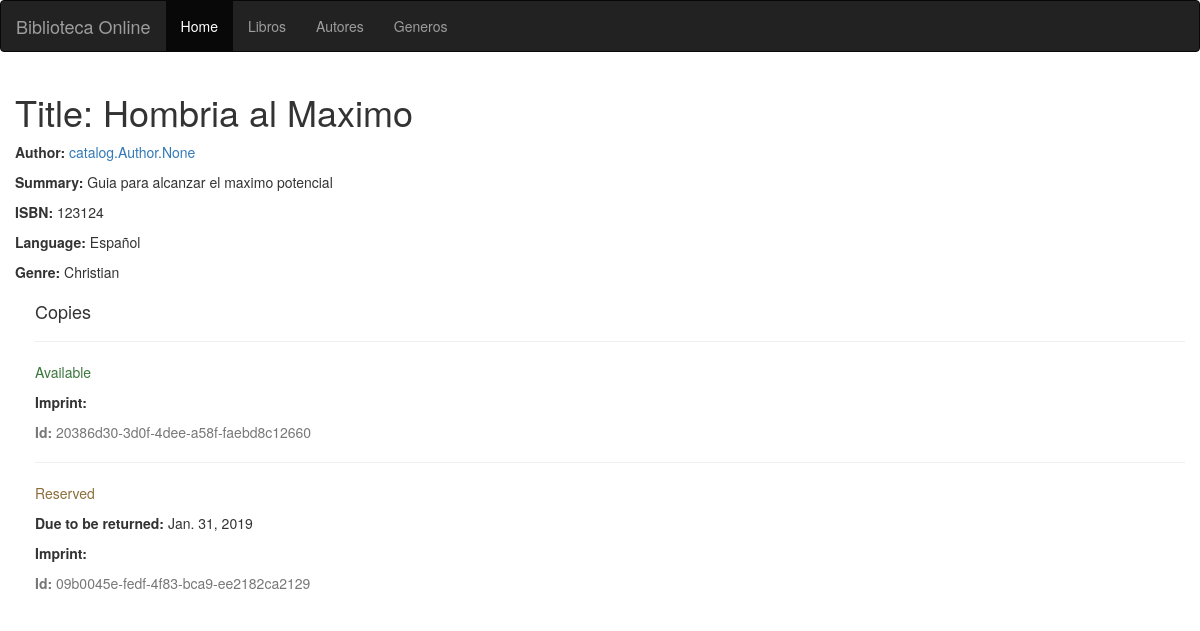
The app's page /catalog/libros/2 with its own data.
### catalog/models.py (models this page shows, shortened)
class Book(models.Model):
    title = models.CharField(max_length=30, help_text="Titulo del Libro")
    summary = models.TextField(max_length=40, help_text="Resumen del Libro")
    imprint = models.CharField(max_length=20)
    isbn = models.CharField('ISBN', max_length=13)
    author = models.ManyToManyField(Author)
    genre = models.ManyToManyField(Genre)
    language = models.ForeignKey(Language, on_delete=models.PROTECT)

class Language(models.Model):
    name = models.CharField(max_length=30, help_text="Idioma")
    def __str__(self):
        return self.name

class Genre(models.Model):
    name = models.CharField(max_length=30, help_text="Nombre de Genero")
    def __str__(self):
        return self.name

class BookInstance(models.Model):
    id = models.UUIDField(
        primary_key=True, default=uuid.uuid4, help_text="ID Unico de libro")
    due_back = models.DateField()
    LOAN_STATUS = (('m', 'Maintenance'), ('o', 'On loan'),
                   ('a', 'Available'), ('r', 'Reserved'))
    status = models.CharField(max_length=1, choices=LOAN_STATUS,
                              blank=True, default='m',
                              help_text='Disponibilidad del Libro')
    book = models.ForeignKey(Book, on_delete=models.SET_NULL, null=True)

### catalog/views.py (the view)
# urls.py: path('libros/<pk>', views.DetalleLibros.as_view(), name='book-detail'),
class DetalleLibros(generic.DetailView):
    model = Book

### catalog/templates/catalog/book_detail.html
{% extends 'base.html' %}
{% block content %}
  <h1>Title: {{ book.title }}</h1>
  <p><strong>Author:</strong> <a href="">{{ book.author }}</a></p>
  <p><strong>Summary:</strong> {{ book.summary }}</p>
  <p><strong>ISBN:</strong> {{ book.isbn }}</p>
  <p><strong>Language:</strong> {{ book.language }}</p>
  <p><strong>Genre:</strong> {% for genre in book.genre.all %} {{ genre }}{% if not forloop.last %}, {% endif %}{% endfor %}</p>
  <div style="margin-left:20px;margin-top:20px">
    <h4>Copies</h4>
    {% for copy in book.bookinstance_set.all %}
    <hr>
    <p class="{% if copy.status == 'a' %}text-success{% elif copy.status == 'm' %}text-danger{% else %}text-warning{% endif %}">{{ copy.get_status_display }}</p>
    {% if copy.status != 'a' %}<p><strong>Due to be returned:</strong> {{copy.due_back}}</p>{% endif %}
    <p><strong>Imprint:</strong> {{copy.imprint}}</p>
    <p class="text-muted"><strong>Id:</strong> {{copy.id}}</p>
    {% endfor %}
  </div>
{% endblock %}

### records on screen
Book: title "Hombria al Maximo", author "catalog.Author.None", summary "Guia para alcanzar el maximo potencial", isbn "123124", language "Español"
Genre: name "Christian"
BookInstance: status "Available", id "20386d30-3d0f-4dee-a58f-faebd8c12660"
BookInstance: status "Reserved", due_back "Jan. 31, 2019", id "09b0045e-fedf-4f83-bca9-ee2182ca2129"
